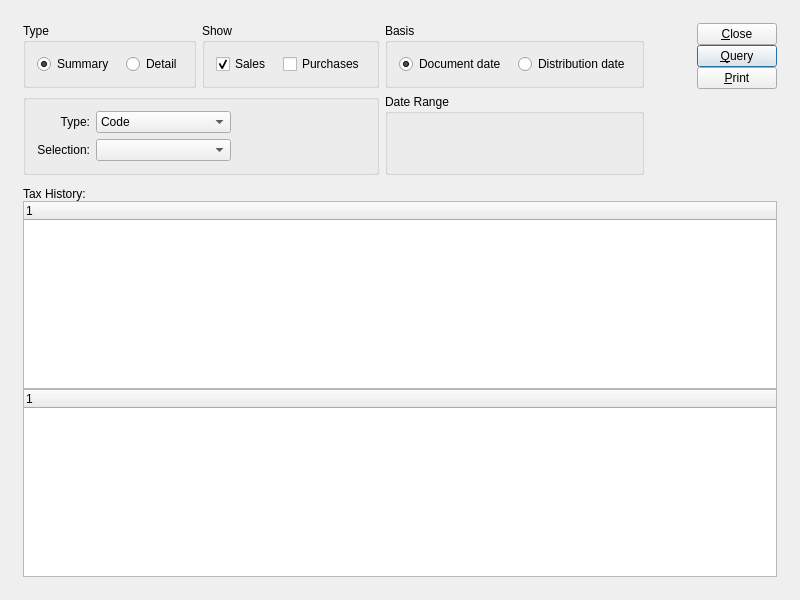
<?xml version="1.0" encoding="UTF-8"?>
<ui version="4.0">
 <comment>This file is part of the xTuple ERP: PostBooks Edition, a free and
open source Enterprise Resource Planning software suite,
Copyright (c) 1999-2011 by OpenMFG LLC, d/b/a xTuple.
It is licensed to you under the Common Public Attribution License
version 1.0, the full text of which (including xTuple-specific Exhibits)
is available at www.xtuple.com/CPAL.  By using this software, you agree
to be bound by its terms.</comment>
 <class>dspTaxHistory</class>
 <widget class="QWidget" name="dspTaxHistory">
  <property name="geometry">
   <rect>
    <x>0</x>
    <y>0</y>
    <width>800</width>
    <height>600</height>
   </rect>
  </property>
  <property name="windowTitle">
   <string>Tax History</string>
  </property>
  <layout class="QGridLayout" name="gridLayout_7">
   <item row="0" column="0">
    <layout class="QGridLayout" name="gridLayout_9">
     <property name="margin">
      <number>12</number>
     </property>
     <property name="spacing">
      <number>12</number>
     </property>
     <item row="0" column="0">
      <layout class="QHBoxLayout" name="horizontalLayout_4">
       <item>
        <layout class="QGridLayout" name="gridLayout_3">
         <item row="0" column="0">
          <widget class="QGroupBox" name="_typeGroup">
           <property name="title">
            <string>Type</string>
           </property>
           <layout class="QGridLayout" name="gridLayout_5">
            <item row="0" column="0">
             <layout class="QHBoxLayout" name="horizontalLayout_2">
              <property name="spacing">
               <number>12</number>
              </property>
              <item>
               <widget class="QRadioButton" name="_summary">
                <property name="text">
                 <string>Summary</string>
                </property>
                <property name="checked">
                 <bool>true</bool>
                </property>
               </widget>
              </item>
              <item>
               <widget class="QRadioButton" name="_detail">
                <property name="text">
                 <string>Detail</string>
                </property>
                <property name="checked">
                 <bool>false</bool>
                </property>
               </widget>
              </item>
              <item>
               <spacer name="horizontalSpacer_5">
                <property name="orientation">
                 <enum>Qt::Horizontal</enum>
                </property>
                <property name="sizeHint" stdset="0">
                 <size>
                  <width>0</width>
                  <height>20</height>
                 </size>
                </property>
               </spacer>
              </item>
             </layout>
            </item>
           </layout>
          </widget>
         </item>
         <item row="0" column="1">
          <widget class="QGroupBox" name="_showGroup">
           <property name="title">
            <string>Show</string>
           </property>
           <layout class="QGridLayout" name="gridLayout_8">
            <item row="0" column="0">
             <layout class="QHBoxLayout" name="horizontalLayout_3">
              <property name="spacing">
               <number>12</number>
              </property>
              <item>
               <widget class="XCheckBox" name="_sales">
                <property name="text">
                 <string>Sales</string>
                </property>
                <property name="checked">
                 <bool>true</bool>
                </property>
                <property name="forgetful">
                 <bool>true</bool>
                </property>
               </widget>
              </item>
              <item>
               <widget class="XCheckBox" name="_purchases">
                <property name="text">
                 <string>Purchases</string>
                </property>
                <property name="forgetful">
                 <bool>true</bool>
                </property>
               </widget>
              </item>
              <item>
               <spacer name="horizontalSpacer_3">
                <property name="orientation">
                 <enum>Qt::Horizontal</enum>
                </property>
                <property name="sizeHint" stdset="0">
                 <size>
                  <width>0</width>
                  <height>20</height>
                 </size>
                </property>
               </spacer>
              </item>
             </layout>
            </item>
           </layout>
          </widget>
         </item>
         <item row="0" column="2">
          <widget class="QGroupBox" name="_basisGroup">
           <property name="title">
            <string>Basis</string>
           </property>
           <layout class="QGridLayout" name="gridLayout_4">
            <item row="0" column="0">
             <layout class="QHBoxLayout" name="horizontalLayout">
              <property name="spacing">
               <number>12</number>
              </property>
              <item>
               <widget class="QRadioButton" name="_docDate">
                <property name="text">
                 <string>Document date</string>
                </property>
                <property name="checked">
                 <bool>true</bool>
                </property>
               </widget>
              </item>
              <item>
               <widget class="QRadioButton" name="_distDate">
                <property name="text">
                 <string>Distribution date</string>
                </property>
               </widget>
              </item>
              <item>
               <spacer name="horizontalSpacer">
                <property name="orientation">
                 <enum>Qt::Horizontal</enum>
                </property>
                <property name="sizeHint" stdset="0">
                 <size>
                  <width>0</width>
                  <height>20</height>
                 </size>
                </property>
               </spacer>
              </item>
             </layout>
            </item>
           </layout>
          </widget>
         </item>
         <item row="1" column="2">
          <widget class="QGroupBox" name="_dateGroup">
           <property name="title">
            <string>Date Range</string>
           </property>
           <layout class="QGridLayout" name="gridLayout_2">
            <item row="0" column="0">
             <widget class="DateCluster" name="_dates">
              <property name="focusPolicy">
               <enum>Qt::StrongFocus</enum>
              </property>
             </widget>
            </item>
           </layout>
          </widget>
         </item>
         <item row="1" column="0" colspan="2">
          <widget class="QGroupBox" name="_showOnlyGroup">
           <property name="title">
            <string/>
           </property>
           <property name="checkable">
            <bool>false</bool>
           </property>
           <property name="checked">
            <bool>false</bool>
           </property>
           <layout class="QGridLayout" name="gridLayout_6">
            <item row="0" column="0">
             <widget class="QLabel" name="label">
              <property name="text">
               <string>Type:</string>
              </property>
              <property name="alignment">
               <set>Qt::AlignRight|Qt::AlignTrailing|Qt::AlignVCenter</set>
              </property>
             </widget>
            </item>
            <item row="0" column="1">
             <layout class="QHBoxLayout" name="horizontalLayout_5">
              <item>
               <widget class="XComboBox" name="_filterOn">
                <property name="sizePolicy">
                 <sizepolicy hsizetype="Expanding" vsizetype="Fixed">
                  <horstretch>0</horstretch>
                  <verstretch>0</verstretch>
                 </sizepolicy>
                </property>
                <item>
                 <property name="text">
                  <string>Code</string>
                 </property>
                </item>
                <item>
                 <property name="text">
                  <string>Type</string>
                 </property>
                </item>
                <item>
                 <property name="text">
                  <string>Class</string>
                 </property>
                </item>
                <item>
                 <property name="text">
                  <string>Authority</string>
                 </property>
                </item>
                <item>
                 <property name="text">
                  <string>Zone</string>
                 </property>
                </item>
               </widget>
              </item>
              <item>
               <spacer name="horizontalSpacer_2">
                <property name="orientation">
                 <enum>Qt::Horizontal</enum>
                </property>
                <property name="sizeHint" stdset="0">
                 <size>
                  <width>40</width>
                  <height>20</height>
                 </size>
                </property>
               </spacer>
              </item>
             </layout>
            </item>
            <item row="1" column="0">
             <widget class="QLabel" name="_selectionLit">
              <property name="text">
               <string>Selection:</string>
              </property>
              <property name="alignment">
               <set>Qt::AlignRight|Qt::AlignTrailing|Qt::AlignVCenter</set>
              </property>
             </widget>
            </item>
            <item row="1" column="1">
             <layout class="QHBoxLayout" name="horizontalLayout_6">
              <item>
               <widget class="XComboBox" name="_selection">
                <property name="sizePolicy">
                 <sizepolicy hsizetype="Expanding" vsizetype="Fixed">
                  <horstretch>0</horstretch>
                  <verstretch>0</verstretch>
                 </sizepolicy>
                </property>
                <property name="nullStr">
                 <string>All</string>
                </property>
               </widget>
              </item>
              <item>
               <spacer name="horizontalSpacer_6">
                <property name="orientation">
                 <enum>Qt::Horizontal</enum>
                </property>
                <property name="sizeHint" stdset="0">
                 <size>
                  <width>40</width>
                  <height>20</height>
                 </size>
                </property>
               </spacer>
              </item>
             </layout>
            </item>
           </layout>
          </widget>
         </item>
        </layout>
       </item>
       <item>
        <spacer name="horizontalSpacer_4">
         <property name="orientation">
          <enum>Qt::Horizontal</enum>
         </property>
         <property name="sizeHint" stdset="0">
          <size>
           <width>0</width>
           <height>20</height>
          </size>
         </property>
        </spacer>
       </item>
       <item>
        <layout class="QVBoxLayout">
         <property name="spacing">
          <number>0</number>
         </property>
         <property name="margin">
          <number>0</number>
         </property>
         <item>
          <widget class="QPushButton" name="_close">
           <property name="text">
            <string>&amp;Close</string>
           </property>
          </widget>
         </item>
         <item>
          <widget class="QPushButton" name="_query">
           <property name="text">
            <string>&amp;Query</string>
           </property>
           <property name="autoDefault">
            <bool>true</bool>
           </property>
           <property name="default">
            <bool>true</bool>
           </property>
          </widget>
         </item>
         <item>
          <widget class="QPushButton" name="_print">
           <property name="text">
            <string>&amp;Print</string>
           </property>
          </widget>
         </item>
         <item>
          <spacer name="verticalSpacer">
           <property name="orientation">
            <enum>Qt::Vertical</enum>
           </property>
           <property name="sizeHint" stdset="0">
            <size>
             <width>20</width>
             <height>0</height>
            </size>
           </property>
          </spacer>
         </item>
        </layout>
       </item>
      </layout>
     </item>
     <item row="1" column="0">
      <widget class="QFrame" name="_frame">
       <property name="sizePolicy">
        <sizepolicy hsizetype="Preferred" vsizetype="Expanding">
         <horstretch>0</horstretch>
         <verstretch>1</verstretch>
        </sizepolicy>
       </property>
       <property name="frameShape">
        <enum>QFrame::NoFrame</enum>
       </property>
       <property name="frameShadow">
        <enum>QFrame::Raised</enum>
       </property>
       <layout class="QGridLayout" name="gridLayout">
        <property name="margin">
         <number>0</number>
        </property>
        <item row="0" column="0">
         <layout class="QVBoxLayout">
          <property name="spacing">
           <number>0</number>
          </property>
          <property name="margin">
           <number>0</number>
          </property>
          <item>
           <widget class="QLabel" name="_taxhistLit">
            <property name="sizePolicy">
             <sizepolicy hsizetype="Preferred" vsizetype="Preferred">
              <horstretch>0</horstretch>
              <verstretch>0</verstretch>
             </sizepolicy>
            </property>
            <property name="minimumSize">
             <size>
              <width>0</width>
              <height>0</height>
             </size>
            </property>
            <property name="text">
             <string>Tax History:</string>
            </property>
            <property name="alignment">
             <set>Qt::AlignVCenter</set>
            </property>
           </widget>
          </item>
          <item>
           <widget class="XTreeWidget" name="_taxsum"/>
          </item>
          <item>
           <widget class="XTreeWidget" name="_taxdet">
            <property name="sizePolicy">
             <sizepolicy hsizetype="Expanding" vsizetype="Expanding">
              <horstretch>0</horstretch>
              <verstretch>0</verstretch>
             </sizepolicy>
            </property>
           </widget>
          </item>
         </layout>
        </item>
       </layout>
      </widget>
     </item>
    </layout>
   </item>
  </layout>
 </widget>
 <layoutdefault spacing="6" margin="11"/>
 <pixmapfunction>qPixmapFromMimeSource</pixmapfunction>
 <customwidgets>
  <customwidget>
   <class>DateCluster</class>
   <extends>QWidget</extends>
   <header>datecluster.h</header>
  </customwidget>
  <customwidget>
   <class>XCheckBox</class>
   <extends>QCheckBox</extends>
   <header>xcheckbox.h</header>
  </customwidget>
  <customwidget>
   <class>XComboBox</class>
   <extends>QComboBox</extends>
   <header>xcombobox.h</header>
  </customwidget>
  <customwidget>
   <class>XTreeWidget</class>
   <extends>QTreeWidget</extends>
   <header>xtreewidget.h</header>
   <container>1</container>
  </customwidget>
 </customwidgets>
 <tabstops>
  <tabstop>_summary</tabstop>
  <tabstop>_detail</tabstop>
  <tabstop>_sales</tabstop>
  <tabstop>_purchases</tabstop>
  <tabstop>_docDate</tabstop>
  <tabstop>_distDate</tabstop>
  <tabstop>_filterOn</tabstop>
  <tabstop>_selection</tabstop>
  <tabstop>_dates</tabstop>
  <tabstop>_query</tabstop>
  <tabstop>_print</tabstop>
  <tabstop>_close</tabstop>
  <tabstop>_taxsum</tabstop>
  <tabstop>_taxdet</tabstop>
 </tabstops>
 <resources/>
 <connections>
  <connection>
   <sender>_close</sender>
   <signal>clicked()</signal>
   <receiver>dspTaxHistory</receiver>
   <slot>close()</slot>
   <hints>
    <hint type="sourcelabel">
     <x>20</x>
     <y>20</y>
    </hint>
    <hint type="destinationlabel">
     <x>20</x>
     <y>20</y>
    </hint>
   </hints>
  </connection>
 </connections>
</ui>
